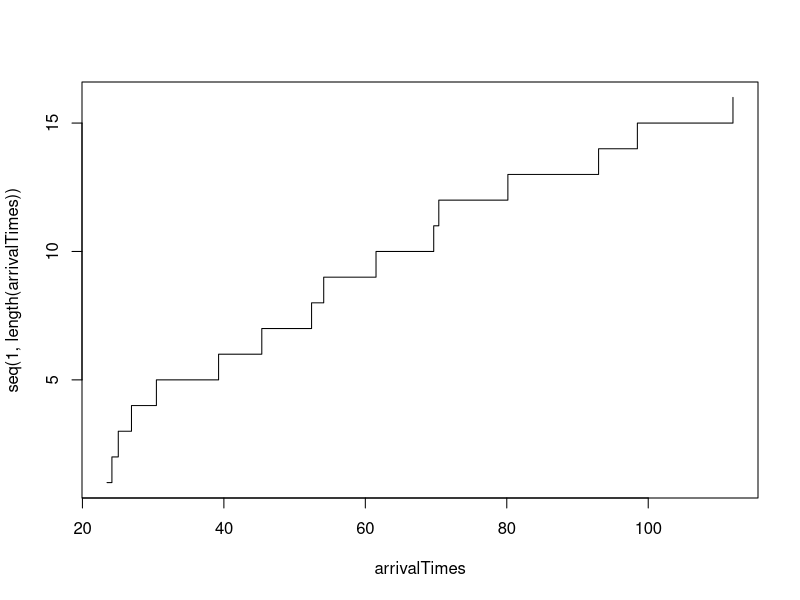

Reproduce this figure in R.
## ---- chunk 1
knitr::opts_chunk$set(echo = TRUE)
## ---- chunk 2
rateParam = 1/5

time <- 0
arrivalTimes <- NULL  #not the most efficient way to do this in terms of memory
while(time < 100)
{
	waitTime <- rexp(1, rate = rateParam)
	time <- time + waitTime
	arrivalTimes <- c(arrivalTimes, time)
}

plot(arrivalTimes, seq(1, length(arrivalTimes)), type = 's')


## ---- chunk 3
rateParam = 1/5

trials <- list()

time <- 0
arrivalTimes <- NULL  #not the most efficient way to do this in terms of memory
while(time < 100)
{
	waitTime <- rexp(1, rate = rateParam)
	time <- time + waitTime
	arrivalTimes <- c(arrivalTimes, time)
}

trials <- list(c(trials, arrivalTimes))


#plot(arrivalTimes, seq(1, length(arrivalTimes)), type = 's')




